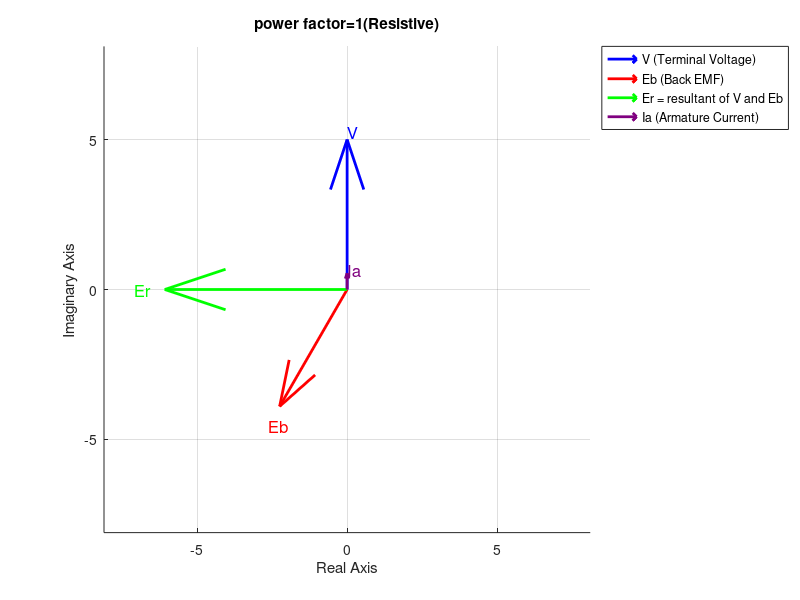

Write MATLAB code to recreate this figure.
% Phasor Diagram for Synchronous Motor
% This script plots the phasor diagram of a synchronous motor to analyze
% the effect of excitation (under-excited, over-excited, unity power factor)
% on terminal voltage (V), back EMF (Eb), resultant voltage (Er), and
% armature current (Ia).
% Inputs: V, Eb, angle_eb, Ra, Xl, Xa
% Output: Phasor diagram with labeled vectors
clc;
clear;
% %let us suppose v is at 90 degree
angle_V=90;
try
    V = input('Enter the magnitude of supplied voltage to motor (V): ');
    if ~isnumeric(V) || V <= 0
        error('Voltage must be a positive number.');
    end
    Eb = input('Enter the magnitude of back EMF (V): ');
    if ~isnumeric(Eb) || Eb < 0
        error('Back EMF must be non-negative.');
    end
    angle_eb = input('enter the angle of back emf(degree) ');

    Ra = input('Enter the armature resistance (ohms): ');
    if ~isnumeric(Ra) || Ra < 0
        error('Resistance must be non-negative.');
    end
    Xl = input('Enter the leakage reactance (ohms): ');
    if ~isnumeric(Xl) || Xl < 0
        error('Leakage reactance must be non-negative.');
    end
    Xa = input('Enter the armature reactance (ohms): ');
    if ~isnumeric(Xa) || Xa < 0
        error('Armature reactance must be non-negative.');
    end
catch e
    fprintf('Error: %s\n', e.message);
    return;
end
Xs=Xl+Xa;%synchronous reactance
theta=atand(Xs/Ra); %angle of ia with v
%plotting v in polar form
V_complex = V * exp(1j * deg2rad(angle_V));
%calculating power factor
power_factor=cosd(theta);
epsilon = 1e-3;%took for float conversion
if Eb < V-epsilon
    condition = 'Under-excited (Inductive)';
    %Eb is 90 oppostie to V if lossless system.But in real it is deflected
    %by some degree from lossless system.Thats why we took alpha 
    alpha=19;


elseif Eb > V+epsilon
    condition = 'Over-excited (Capacitive)';
    alpha=39;
        
else
    condition = 'Unit power factor (Resistive)';
    alpha = 30;
end
%calculating the angle of eb used in graph assuming V is in 90 degree
EB_ANGLE=angle_V+180-alpha;
%original Eb from what we calculated
EB_complex = Eb * exp(1j * deg2rad(angle_eb));
%the Eb used in the plot
Eb_complex_plot= Eb * exp(1j * deg2rad(EB_ANGLE));
Resultant = V_complex - EB_complex;
Resultant_a = abs(Resultant);                 % Magnitude of resultant
Angle_resultant_used = rad2deg(angle(Resultant)); % Angle in degrees


if Eb < V-epsilon
    Angle_resultant_used=270-Angle_resultant_used;
    
elseif Eb > V+epsilon 
    Angle_resultant_used=90+Angle_resultant_used;
    
else
    Angle_resultant_used=180

end

Resultant=Resultant_a*exp(1j*deg2rad(Angle_resultant_used));
Ia = (V_complex - EB_complex) / (Ra + 1j*Xs);
% Ia lags behind resultant by 90 degree
Ia_angle_deg = rad2deg(angle(Resultant)) - 90;  % angle in degrees
Ia_magnitude = abs(Ia);  % keep the same magnitude
Ia_rotated = Ia_magnitude * exp(1j * deg2rad(Ia_angle_deg));
%Extract real and imaginary parts
u = [real(V_complex), real(Eb_complex_plot),real(Resultant),real(Ia_rotated)];
v = [imag(V_complex), imag(Eb_complex_plot),imag(Resultant),imag(Ia_rotated)];

%Plotting the phasor diagram
figure;
hold on;
grid on;
axis equal;

% Plot V phasor
%for voltage
quiver(0, 0, u(1), v(1), 0, 'b', 'LineWidth', 2);
text(u(1)*1.05, v(1)*1.05, 'V', 'FontSize', 12, 'Color', 'b');

%for back emf
quiver(0,0,u(2),v(2),'r','lineWidth',2);
text(u(2)*1.05,v(2)*1.05,'Eb','FontSize',12,'Color','r');

%for resultant
quiver(0,0,u(3),v(3),'g','lineWidth',2);
text(u(3)*1.05,v(3)*1.05,'Er','FontSize',12,'Color','g');

%for Armature current
quiver(0,0,u(4),v(4),'Color', [0.5 0 0.5],'lineWidth',2);
text(u(4)*1.05, v(4)*1.05, 'Ia', 'FontSize', 12, 'Color', [0.5 0 0.5]);

xlabel('Real Axis');
ylabel('Imaginary Axis');
if Eb < V
    title("Under Excited(Inductive)");
elseif Eb > V
    title('Over-excited (Capacitive)');

else
    title( 'power factor=1(Resistive)');

end
legend('V (Terminal Voltage)', 'Eb (Back EMF)', 'Er = resultant of V and Eb', 'Ia (Armature Current)', ...
        'Location', 'bestoutside');

max_range = max(abs([u, v])) * 1.2;
xlim([-max_range, max_range]);
ylim([-max_range, max_range]);